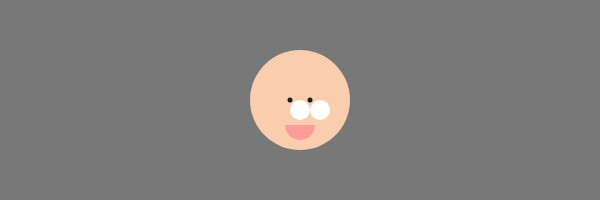
Frame 1 (no input)
Frame 60 (no input): identical to frame 1, image omitted
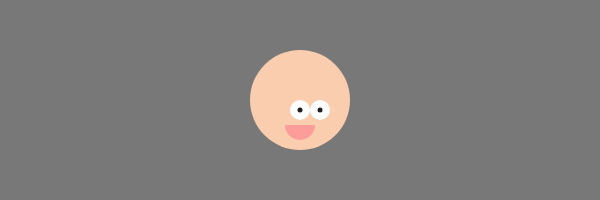
Frame 120 (the mouse pressed at the canvas centre since frame 60)

The p5.js sketch that drew these frames (run headless with seeded random() and noise() and a simulated clock; from frame 60 on, the mouse is pressed at the canvas centre):

// p5.js sketch
// ── sketch.js
// TODO: move to later unit
function setup() {
  createCanvas(600, 200);
  ellipseMode(CENTER);
  noStroke();
}

function draw() {
    background(120);
    fill(255);
    noStroke();
    
    fill(0);
    // var eyeX = map(distanceToMiddleX(mouseX), -width/2, width/2, -10, 10);
    // var eyeY = map(distanceToMiddleY(mouseY), -height/2, height/2, -10, 10);
    
    drawHappyFace(width/2, height/2, eyeOffset(mouseX, mouseY));
    
}

function eyeOffset(x, y){ 
  var offset = {
     x: map(x - width/2, -width/2, width/2, -10, 10),
     y: map(y - height/2, -height/2, height/2, -10, 10)
  }
  return offset;
  // console.log(asin(abs(y-height/2), abs(x-width/2)));
}

function drawHappyFace(x, y, offset){
  push();
  translate(x, y);
  // scale(s);
  //Face
  fill(249,205,173);//rosy beige
  ellipse(0, 0, 100, 100);
  
  //Eye 1
  fill(255);
  ellipse(0, 10, 20, 20);
  
  //Eye 2
  fill(255);
  ellipse(20, 10, 20, 20);
  
  //pupils
  fill(30);//dark gray  
  ellipse(0 + offset.x, 10 + offset.y, 5, 5);
  ellipse(20 + offset.x, 10 + offset.y, 5, 5);
  

  //Mouth
  fill(252,157,154);//light pink
  arc(0, 25, 30, 30, 0, radians(180), PIE); 
  pop();
}
